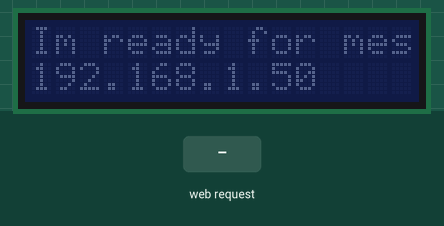
Recording of a program running on a simulated ESP8266 (NodeMCU). Shown: 16×2 character LCD. The test bench sets the inputs (shaded band). WiFi joins after 1.5 s; servers stay silent unless stated; what the program prints to the serial monitor is not drawn.

Above: at 2.7 s.
2.8 s: HTTP request GET /?message=1 received
At 3.1 s:
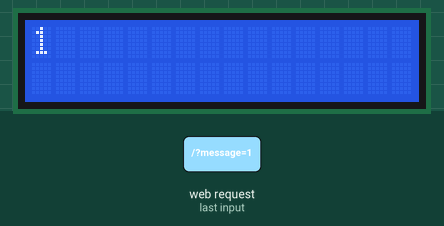
Timing chart, 0 to 5.8 s (numbered marks = the images above; inputs shaded):
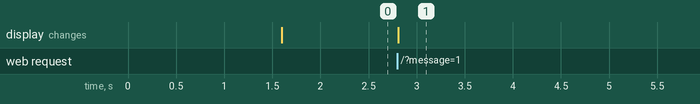

The program:

main.cpp
```cpp
/*

#include <Arduino.h>
#include <ESP8266WiFi.h>
#include <WebSocketsClient.h>
#include <LiquidCrystal_I2C.h>
#include <LittleFS.h>

WebSocketsClient webSocket;

const char *ssid = "TP-Link_5306"; // UltraLab
const char *password = "Serg1990"; // Minsk@Ultra

unsigned long messageInterval = 5000;
bool connected = false;
LiquidCrystal_I2C lcd(0x27, 16, 2);

void webSocketEvent(WStype_t type, uint8_t *payload, size_t length)
{
  switch (type)
  {
  case WStype_DISCONNECTED:
    connected = false;
    break;
  case WStype_CONNECTED:
  {
    Serial.printf("[WSc] Connected to url: %s\n", payload);
    connected = true;
    // send message to server when Connected
    Serial.println("[WSc] SENT: Connected");
    webSocket.sendTXT("Connected");
  }
  break;
  case WStype_TEXT:
    Serial.printf("[WSc] RESPONSE: %s\n", payload);
    webSocket.sendTXT(payload);
    String str = (char *)payload;
    lcd.clear();
    if (str.length() > 0)
    {
      lcd.backlight();

      lcd.setCursor(0, 0);
      lcd.print(str.substring(0, 16));
      lcd.setCursor(0, 1);
      lcd.print(str.substring(16));
    }
    else
    {
      lcd.clear();
      lcd.noBacklight();
    }

    break;

  }
}

void setup()
{
  Serial.begin(9600);

  //------
  if (!LittleFS.begin())
  {
    Serial.println("An Error has occurred while mounting LittleFS");
    return;
  }

  File file = LittleFS.open("/data", "r");
  if (!file)
  {
    Serial.println("Failed to open file for reading");
    Serial.println(LittleFS.exists("/data/text.txt"));
    Serial.println(LittleFS.exists("/text.txt"));
    // Serial.println(LittleFS.format());
  }

  Serial.println("File Content:");
  while (file.available())
  {
    Serial.write(file.read());
  }

  Dir dir = LittleFS.openDir("/");
  Serial.print(dir.fileName());
  while (dir.next())
  {
    Serial.print(dir.fileName());
    if (dir.fileSize())
    {
      File f = dir.openFile("r");
      Serial.println(f.size());
    }
  }

  file.close();

  //-------

  //  DEBUG_SERIAL.setDebugOutput(true);

  WiFi.begin(ssid, password);

  while (WiFi.status() != WL_CONNECTED)
  {
    delay(500);
    Serial.print(".");
  }
  Serial.print("Local IP: ");
  Serial.println(WiFi.localIP());
  // server address, port and URL
  webSocket.begin("oxsedu.site", 81, "/api/esp");

  // event handler
  webSocket.onEvent(webSocketEvent);
  lcd.init();

  lcd.setCursor(0, 1);
  lcd.print(WiFi.localIP());
}

// unsigned long lastUpdate = millis();

void loop()
{
  webSocket.loop();
  if (connected) //&& lastUpdate + messageInterval < millis()
  {
    // Serial.println("[WSc] SENT: Simple js client message!!");
    // webSocket.sendTXT("Simple js client message!!");

    // lastUpdate = millis();
  }
}*/

#include <Arduino.h>
#include <ESP8266WiFi.h>
#include <LiquidCrystal_I2C.h>
#include "ESP8266WebServer.h"

const char *ssid = "TP-Link_5306"; // UltraLab
const char *password = "Serg1990"; // Minsk@Ultra

unsigned long messageInterval = 5000;
bool connected = false;
LiquidCrystal_I2C lcd(0x27, 16, 2);
ESP8266WebServer server(81);
String message = "";

void standartMessage()
{
  lcd.clear();
  lcd.noBacklight();
  lcd.setCursor(0, 0);
  lcd.print("Im ready for mess.");
  lcd.setCursor(0, 1);
  lcd.print(WiFi.localIP());
}
void handleSpecificArg()
{

  message += server.arg("message");
  server.send(200, "text/plain", message);
  if (message.length() > 0)
  {
    lcd.clear();
    lcd.backlight();
    lcd.setCursor(0, 0);
    lcd.print(message.substring(0, 16));
    lcd.setCursor(0, 1);
    lcd.print(message.substring(16));
    message = "";
    delay(30000);
    standartMessage();
  }
}

void setup()
{
  Serial.begin(9600);

  IPAddress local_IP(192, 168, 1, 106);

  IPAddress gateway(192, 168, 1, 1);

  IPAddress subnet(255, 255, 255, 0);
  IPAddress primaryDNS(192, 168, 1, 1); // optional
  IPAddress secondaryDNS(8, 8, 8, 8);   // optional

  WiFi.begin(ssid, password);
  WiFi.config(local_IP, gateway, subnet, primaryDNS, secondaryDNS);
  while (WiFi.status() != WL_CONNECTED)
  {
    delay(500);
    Serial.print(".");
  }
  server.on("/", handleSpecificArg);
  server.begin();
  lcd.init();
  standartMessage();
}

// unsigned long lastUpdate = millis();

void loop()
{
  server.handleClient();
}
```

Measured:
- after the input at 2.8 s, the display: changes at once (image 1)
